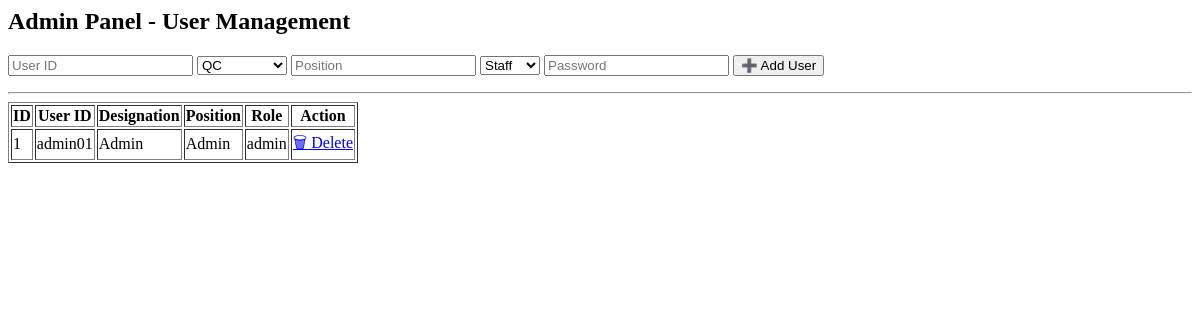
Page /admin (signed in) on the earlier database version.
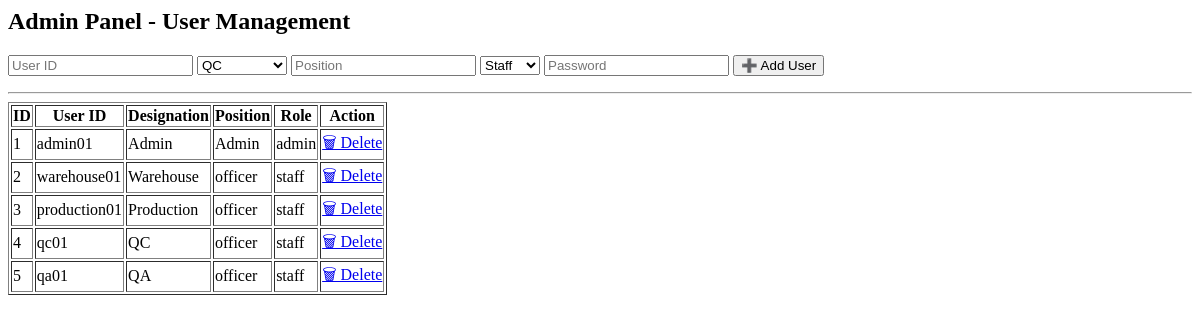
Same page on the later database version.
### models.py (models this page shows)
class User(db.Model):
    id = db.Column(db.Integer, primary_key=True)
    user_id = db.Column(db.String(50), unique=True, nullable=False)
    designation = db.Column(db.String(50), nullable=False)  # Department: QC, QA, etc.
    position = db.Column(db.String(50), nullable=False)     # QC Officer, Sr. Officer, etc.
    password_hash = db.Column(db.String(200), nullable=False)
    role = db.Column(db.String(20), nullable=False)         # 'admin' or 'staff'

### app.py (the view)
@app.route("/admin")
def admin_panel():
    if "designation" in session and session["designation"] == "Admin":
        users = User.query.all()
        return render_template("admin_panel.html", users=users)
    return redirect(url_for("login"))

### templates/admin_panel.html (shortened to what this page needs)
<h2>Admin Panel - User Management</h2>
<form method="POST" action="{{ url_for('add_user') }}">
  <input type="text" name="user_id" placeholder="User ID" required>
  <select name="designation" required>
    <option value="QC">QC</option>
  </select>
  <input type="text" name="position" placeholder="Position" required>
  <select name="role" required>
    <option value="staff">Staff</option>
  </select>
  <input type="password" name="password" placeholder="Password" required>
  <button type="submit">➕ Add User</button>
</form>
<hr>
<table border="1">
  <tr>
    <th>ID</th>
    <th>User ID</th>
    <th>Designation</th>
    <th>Position</th>
    <th>Role</th>
    <th>Action</th>
  </tr>
  {% for user in users %}
  <tr>
    <td>{{ user.id }}</td>
    <td>{{ user.user_id }}</td>
    <td>{{ user.designation }}</td>
    <td>{{ user.position }}</td>
    <td>{{ user.role }}</td>
    <td><a href="{{ url_for('delete_user', user_id=user.id) }}">🗑 Delete</a></td>
  </tr>
  {% endfor %}
</table>

Differences in the rows shown:
added User: id "2", user_id "warehouse01", designation "Warehouse", position "officer", role "staff"
added User: id "3", user_id "production01", designation "Production", position "officer", role "staff"
added User: id "4", user_id "qc01", designation "QC", position "officer", role "staff"
added User: id "5", user_id "qa01", designation "QA", position "officer", role "staff"
